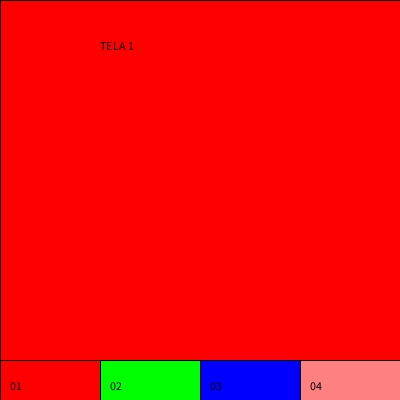
Frame 1 (no input)
Frame 60 (the mouse pressed at the canvas centre just before this capture): identical to frame 1, image omitted
Frame 120 (the mouse held since frame 60 and released just before this capture): identical to frame 1, image omitted

The Processing sketch that drew this single still picture (run headless with seeded random() and noise(); from frame 60 on, the mouse is pressed at the canvas centre):

// Processing sketch: interacao_telas
// ── interacao_telas.pde
int svar = 1;
boolean mouseClick = false;

void setup(){
  size(400,400);
}

void draw(){
  if (svar==1) tela1(); // principal
  if (svar==2) tela2(); // 1º nível
  if (svar==3) tela3(); // 1º nível
  if (svar==4) tela4(); // 1º nível
  
  if (svar==21) tela21(); // 2º nível, associada a tela 2
  if (svar==22) tela22(); // 2º nível, associada a tela 2
  
  if (svar==31) tela31(); // 3º nível, associada a tela 31
  if (svar==32) tela32(); // 3º nível, associada a tela 32
  if (svar==33) tela33(); // 3º nível, associada a tela 33
  if (svar==34) tela34(); // 3º nível, associada a tela 34
}

void tela1(){
  // botões tela 1
  fill(255,0,0);     rect(0,360, 100,40);    fill(0);   text("01",  10,390);
  fill(0,255,0);     rect(100,360,100,40);   fill(0);   text("02", 110,390);
  fill(0,0,255);     rect(200,360,100,40);   fill(0);   text("03", 210,390);
  fill(255,128,128); rect(300,360,100,40);   fill(0);   text("04", 310,390);
  // fundo tela 1
  fill(255,0,0);   rect(0,0,width, height-40); fill(0); text("TELA 1", 100,50);
  // interação válida na tela 1, 2, 3 e 4
  if(mousePressed) {
    if((mouseX<100)&&(mouseY>360)) svar=1;
    if((mouseX>100)&&(mouseX<200)&&(mouseY>360)) svar=2;
    if((mouseX>200)&&(mouseX<300)&&(mouseY>360)) svar=3;
    if((mouseX>300)&&(mouseX<400)&&(mouseY>360)) svar=4;   
  }
}

void tela2(){
  // fundo tela 2
  fill(0,255,0);       rect(0,0,width, height-40); fill(0);   text("TELA 2", 100,50);
  // botões tela 2
  fill(255,255,0);     rect(0,320, 100,40);        fill(0);   text("02.01",  10,350);
  fill(0,255,255);     rect(100,320,100,40);       fill(0);   text("02.02", 110,350); 
  fill(255,0,0);       rect(200,320, 100,40);      fill(0);   text("Voltar",  210,350);
  // cobre o menu anterior
  fill(0,255,0);       rect(0,360,width, 40);  
  // interação válida na tela 2 - é preciso mudar as coordendas, pois como o processo é rápido, o botão 
  // da tela seguinte nas mesmas coordendas continuna valendo.
  if(mousePressed) {
    if((mouseX<100)&&(mouseY>320)&&(mouseY>320)&&(mouseY<360)) svar=21;
    if((mouseX>100)&&(mouseX<200)&&(mouseY>320)&&(mouseY<360)) svar=22; 
    if((mouseX>200)&&(mouseX<300)&&(mouseY>320)&&(mouseY<360)) svar=1; // volta um nível, de 2 para 1
  }
}

void tela3(){
  // fundo tela 3
  fill(0,0,255);   rect(0,0,width, height-40); fill(0); text("TELA 3", 100,50);
  // interação válida na tela 1, 3 e 4
  if(mousePressed) {
    if((mouseX<100)&&(mouseY>360)) svar=31;

  }
}

// as funções para as subtelas 2.x usam o mesmo código da função tela2()
// a única mudança é na atribuição do valor específico para a variável svar
void tela31(){
  fill(0,0,255);       rect(0,0,width, height-40); fill(0);   text("TELA 3.1", width/2,height/2);
  fill(255,0,0);       rect(0,360, 100,40);     fill(0);   text("<<",  10,380);
  fill(255,128,128);   rect(300,360,100,40);    fill(0);   text(">>", 310,380);
    if(mouseClick) {
    mouseClick = false;
    if((mouseX<100)&&(mouseY>360)) svar=3;
    if((mouseX>300)&&(mouseY>360)) svar=32;   
  }
}
void tela32(){
  fill(0,0,255);       rect(0,0,width, height-40); fill(0);   text("TELA 3.2", width/2,height/2);
  fill(255,0,0);       rect(0,360, 100,40);     fill(0);   text("<<",  10,380);
  fill(255,128,128);   rect(300,360,100,40);    fill(0);   text(">>", 310,380);
    if(mouseClick) {
    mouseClick = false;
    if((mouseX<100)&&(mouseY>360)) svar=31;
    if((mouseX>300)&&(mouseY>360)) svar=33;   
  }
}
void tela33(){
  fill(0,0,255);       rect(0,0,width, height-40); fill(0);   text("TELA 3.3", width/2,height/2);
  fill(255,0,0);       rect(0,360, 100,40);     fill(0);   text("<<",  10,380);
  fill(255,128,128);   rect(300,360,100,40);    fill(0);   text(">>", 310,380);
    if(mouseClick) {
    mouseClick = false;
    if((mouseX<100)&&(mouseY>360)) svar=32;
    if((mouseX>300)&&(mouseY>360)) svar=34;   
  }
}
void tela34(){
  fill(0,0,255);       rect(0,0,width, height-40); fill(0);   text("TELA 3.4", width/2,height/2);
  fill(255,0,0);       rect(0,360, 100,40);     fill(0);   text("<<",  10,380);
  fill(255,128,128);   rect(300,360,100,40);    fill(0);   text(">>", 310,380);
    if(mouseClick) {
    mouseClick = false;
    if((mouseX<100)&&(mouseY>360)) svar=33;
    if((mouseX>300)&&(mouseY>360)) svar=3;   
  }
}
void tela4(){
  // fundo tela 4
  fill(255,128,128);   rect(0,0,width, height-40); fill(0); text("TELA 4", 100,50);
  // interação válida na tela 1, 3 e 4
  if(mousePressed) {
    if((mouseX<100)&&(mouseY>360)) svar=1;
    if((mouseX>100)&&(mouseX<200)&&(mouseY>360)) svar=2;
    if((mouseX>200)&&(mouseX<300)&&(mouseY>360)) svar=3;
    if((mouseX>300)&&(mouseX<400)&&(mouseY>360)) svar=4;   
  }
}

void tela21(){
  // fundo tela 2.1
  fill(255,255,0);   rect(0,0,width, height-40); fill(0); text("TELA 2.1.", 100,50);
  // botões tela 2.1
  fill(255,0,0);   rect(300,320, 400,40);    fill(0);   text("Voltar",  310,350);
  // interação válida na tela 2.1
  if(mousePressed) {
    if((mouseX>300)&&(mouseY>320)&&(mouseY<360)) svar=2; // volta um nível, de 2.1. para 2.
  }
}

void tela22(){
  // fundo tela 22
  fill(0,255,255);   rect(0,0,width, height-40); fill(0); text("TELA 2.2.", 100,50);
  // botões tela 2.2
  fill(255,0,0);   rect(300,320, 400,40);    fill(0);   text("Voltar",  310,350);
  // interação válida na tela 2.1
  if(mousePressed) {
    if((mouseX>300)&&(mouseY>320)&&(mouseY<360)) svar=2; // volta um nível, de 2.1. para 2.
  }
}

void mouseClicked() {
  // com esta função podemos utilizar as mesmas coordenadas para botões diferentes
  // retorna verdadeiro quando um botão do mouse é pressionado e liberado
  mouseClick = true;
}
